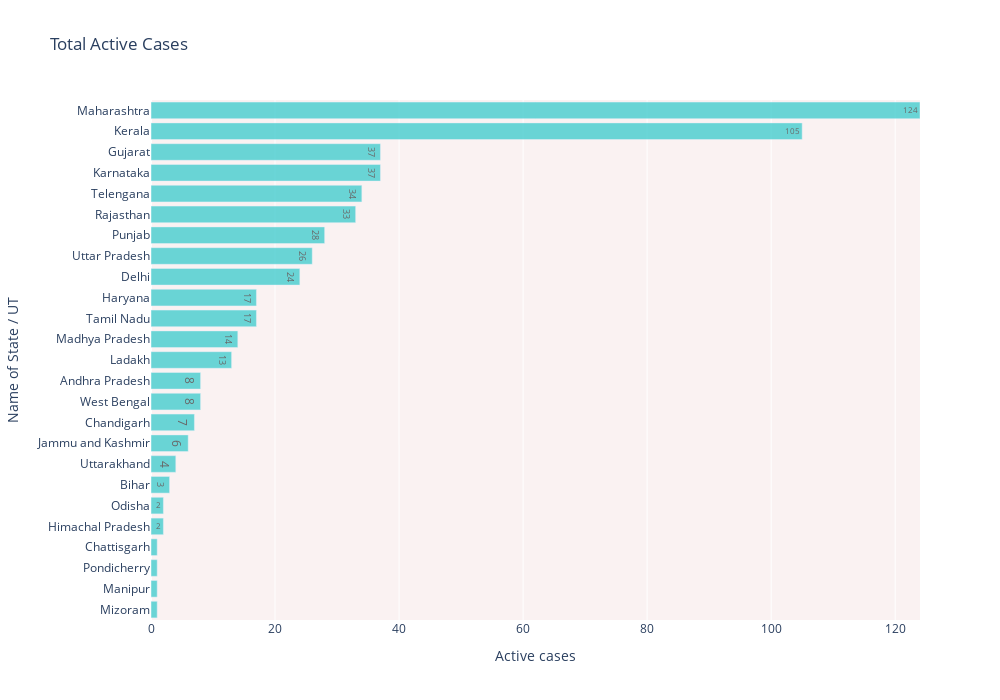

The code cell stored with this chart in its notebook:
### Code cell
fig = px.bar(df.sort_values('Active cases', ascending=False).sort_values('Active cases', ascending=True), 
             x="Active cases", y="Name of State / UT", 
             title='Total Active Cases', 
             text='Active cases', 
             orientation='h', 
             width=1000, height=700, range_x = [0, max(df['Active cases'])])
fig.update_traces(marker_color='#46cdcf', opacity=0.8, textposition='inside')

fig.update_layout(plot_bgcolor='rgb(250, 242, 242)')
fig.show()

### Figure 1 — Plotly figure (JSON) as saved in the notebook; plotly's stock layout.template omitted (floating-point values rounded to 4 significant figures)
{"data": [{"opacity": 0.8, "hovertemplate": "Active cases=%{text}<br>Name of State / UT=%{y}", "showlegend": false, "legendgroup": "", "name": "", "yaxis": "y", "text": [1, 1, 1, 1, 2, 2, 3, 4, 6, 7, 8, 8, 13, 14, 17, 17, 24, 26, 28, 33, 34, 37, 37, 105, 124], "xaxis": "x", "y": ["Mizoram", "Manipur", "Pondicherry", "Chattisgarh", "Himachal Pradesh", "Odisha", "Bihar", "Uttarakhand", "Jammu and Kashmir", "Chandigarh", "West Bengal", "Andhra Pradesh", "Ladakh", "Madhya Pradesh", "Tamil Nadu", "Haryana", "Delhi", "Uttar Pradesh", "Punjab", "Rajasthan", "Telengana", "Karnataka", "Gujarat", "Kerala", "Maharashtra"], "hoverlabel": {"namelength": 0}, "offsetgroup": "", "textposition": "inside", "marker": {"color": "#46cdcf"}, "x": [1, 1, 1, 1, 2, 2, 3, 4, 6, 7, 8, 8, 13, 14, 17, 17, 24, 26, 28, 33, 34, 37, 37, 105, 124], "alignmentgroup": "True", "type": "bar", "orientation": "h"}], "layout": {"xaxis": {"range": [0, 124], "domain": [0, 1], "anchor": "y", "title": {"text": "Active cases"}}, "title": {"text": "Total Active Cases"}, "plot_bgcolor": "rgb(250, 242, 242)", "yaxis": {"domain": [0, 1], "anchor": "x", "title": {"text": "Name of State / UT"}}, "height": 700, "barmode": "relative", "width": 1000, "legend": {"tracegroupgap": 0}}}
